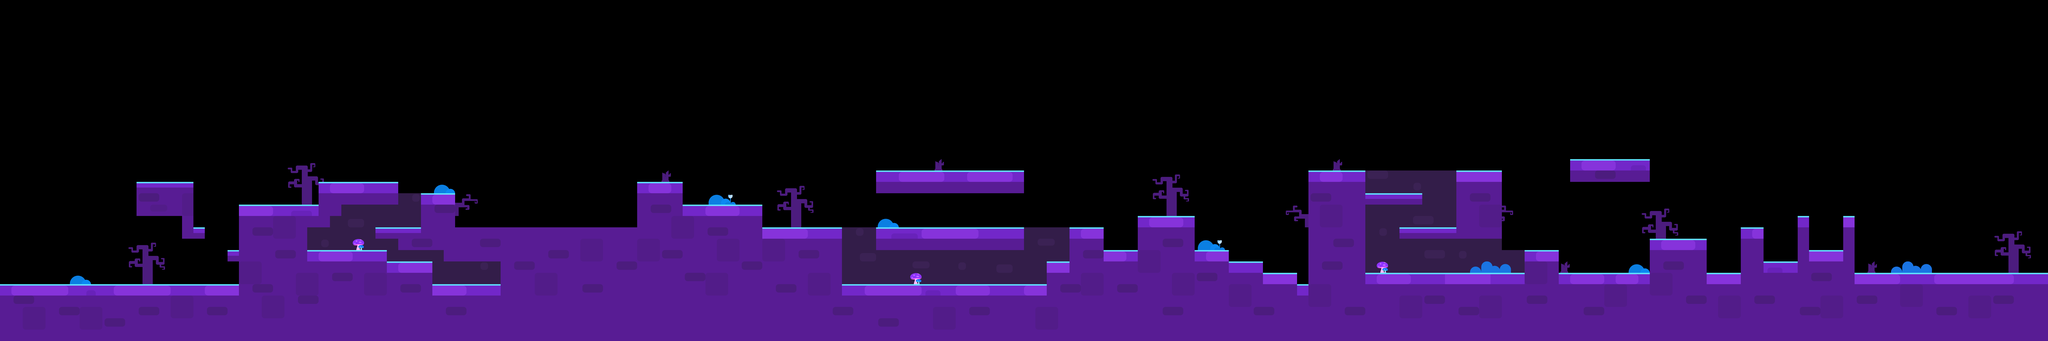

This game map was drawn from its Tiled (.tmx) file and the tilesets committed beside it. A one-line description and the trimmed map source follow:
An orthogonal 180x30 tile map with 80x80 px tiles, 6 tile layers (zhuangshi02, dixing, dimian, dixingzhuangshi, ...).

<map version="1.0" orientation="orthogonal" renderorder="right-down" width="180" height="30" tilewidth="80" tileheight="80">
 <tileset firstgid="1" name="bj_3_1" tilewidth="80" tileheight="80">
  <image source="bj_3_1.png" width="1120" height="640" />
 </tileset>
 <layer name="zhuangshi02" width="180" height="30">
  <data>[5400 cells, 114 non-empty, 21 distinct tile ids]</data>
 </layer>
 <layer name="dixing" width="180" height="30">
  <data>[5400 cells, 1753 non-empty, 3 distinct tile ids]</data>
 </layer>
 <layer name="dimian" width="180" height="30">
  <data>[5400 cells, 232 non-empty, 2 distinct tile ids]</data>
 </layer>
 <layer name="dixingzhuangshi" width="180" height="30">
  <data>[5400 cells, 288 non-empty, 18 distinct tile ids]</data>
 </layer>
 <layer name="dimianzhuangshi" width="180" height="30">
  <data>[5400 cells, 136 non-empty, 3 distinct tile ids]</data>
 </layer>
 <layer name="zhuangshi01" width="180" height="30">
  <data>[5400 cells, 25 non-empty, 10 distinct tile ids]</data>
 </layer>
</map>